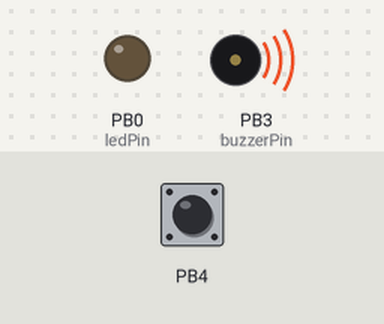
The sketch below on a simulated ATtiny85, built with avr-gcc and run on an emulated ATtiny85. Parts: output pins drawn as LEDs (lit = HIGH), buzzer (waves = sounding, pin HIGH). The inputs (shaded band) are chosen by the test bench; at power-on: PB4 HIGH.

Above: at 1.2 s.
1.3 s: PB4 pulled LOW for 1 s
At 2.8 s:
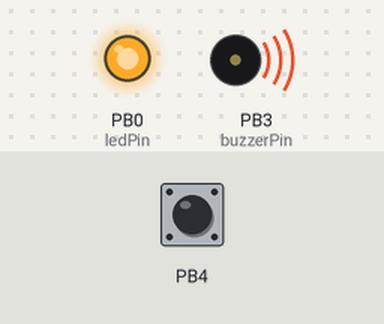
3.8 s: PB4 pulled LOW for 3.2 s
At 7.7 s:
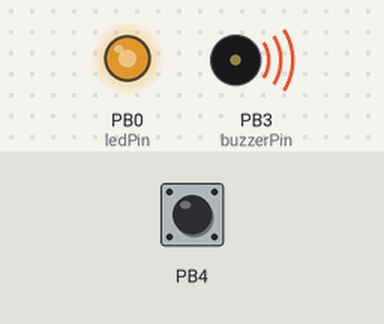
8.5 s: PB4 pulled LOW for 1 s
At 10.7 s:
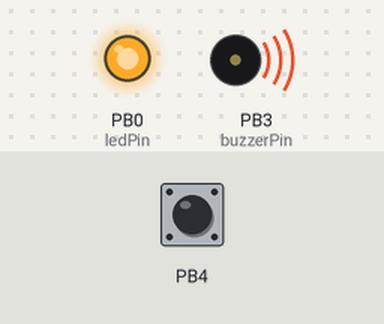
11.0 s: PB4 pulled LOW for 3.2 s
At 13.7 s:
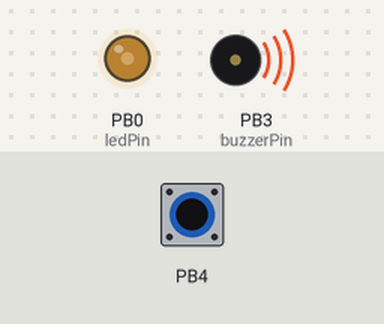
Timing chart, 0 to 15.4 s (numbered marks = the images above; inputs shaded):
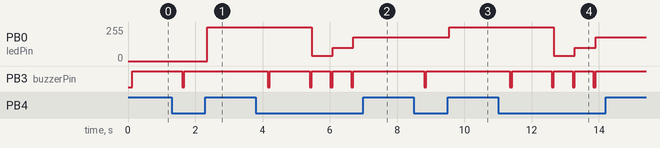

The sketch:

BedsideLight.ino
```cpp
/*

   Board: ATTiny 24/45/85
*/


#include <ADCTouch.h> //https://github.com/martin2250/ADCTouch/blob/master/examples/Buttons/Buttons.ino

/* ---------------------------------
           Settings
   ---------------------------------
*/
// definitions for ATTiny85
#define pinTouch        A2       // Pin3 (PB4)  Pin with Toucharea
#define ledPin      0       // LED 0 = D0  =Pin5 (PB0)
#define buzzerPin   3       //Buzzer   3=D3=Pin2 (PB3)

int ref0;                   //reference values to remove offset
unsigned long myTime = 0;
int myCount = 0;

/*
   Treshold defines the time, when next change will become effective
*/
int buttonTreshold = 30;
int statusTreshold1 = 5;
int statusTreshold2 = 25;
int statusTreshold3 = 35;
int statusTreshold4 = 45;
int statusTreshold5 = 55;

int statusLED = 0;          // store status of LED

/* ---------------------------------
            Setup
   ---------------------------------
*/
void setup()
{
  // define pin usage
  pinMode(ledPin, OUTPUT);      // LED
  pinMode(buzzerPin, OUTPUT);   // Buzzer

  ref0 = ADCTouch.read(pinTouch, 500);    //create reference values to account for the capacitance of the pad


}


/* ---------------------------------
            Mainloop
   ---------------------------------
*/
void loop()
{


  int value0 = ADCTouch.read(pinTouch);   //read from touch area

  value0 -= ref0;                         //remove offset

  delay(50);
  digitalWrite(buzzerPin, HIGH); //turn off buzzer


  // analyze how long touch event appears and react accordingly
  if (value0 > buttonTreshold)
  {
    myCount++;

    if (myCount == statusTreshold1 || myCount == statusTreshold2 || myCount == statusTreshold3 || myCount == statusTreshold4 || myCount == statusTreshold5) {
      digitalWrite(buzzerPin, LOW);
    }
    if (myCount > statusTreshold2 && myCount < statusTreshold3) {
      statusLED = 3;    // Dimm1
    }
    if (myCount > statusTreshold3 && myCount < statusTreshold4) {
      statusLED = 4;    // Dimm2
    }
    if (myCount > statusTreshold4 && myCount < statusTreshold5) {
      statusLED = 5;    // Dimm3
    }
    if (myCount > statusTreshold5 ) { //zurücksetzten auf ersten Dimmerzustand
      statusLED = 3;    // Dimm3
      myCount = statusTreshold2;
    }
  }

  else {

    if (myCount > statusTreshold1 && myCount < statusTreshold2) {
      if (statusLED != 1) {
        statusLED = 1;    // Light on
      }
      else {
        statusLED = 2;    //Light off
      }
    }
    myCount = 0;
  }


  switch (statusLED) {
    case 1:
      analogWrite(ledPin, 255);
      break;
    case 2:
      analogWrite(ledPin, 0);
      break;
    case 3:
      analogWrite(ledPin, 40);
      break;
    case 4:
      analogWrite(ledPin, 100);
      break;
    case 5:
      analogWrite(ledPin, 180);
      break;
  }
}
```

Measured:
- after the input at 1.3 s, PB0 (ledPin): 0/255 → 255/255 after 1.1 s; PB3 (buzzerPin): HIGH → LOW after 0.31 s, → HIGH 0.06 s later
- after the input at 3.8 s, PB0 (ledPin): 255/255 → 40/255 after 1.7 s, → 100/255 0.62 s later, → 180/255 0.62 s later
- after the input at 8.5 s, PB0 (ledPin): 180/255 → 255/255 after 1.1 s; PB3 (buzzerPin): HIGH → LOW after 0.31 s, → HIGH 0.06 s later
- after the input at 11.0 s, PB0 (ledPin): 255/255 → 40/255 after 1.7 s, → 100/255 0.62 s later, → 180/255 0.62 s later
